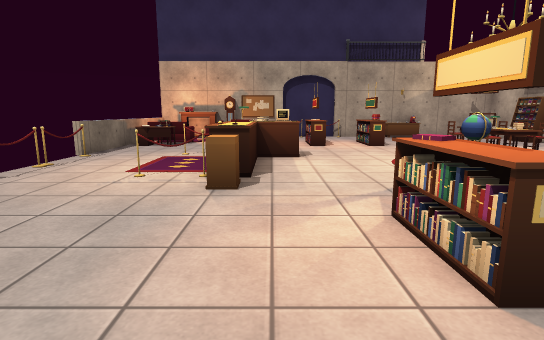
[1] (above)

16 first-person views from a walk through a Unity game level. The camera is 1.3 m above the floor, tilts 10° down and sees 80° across. Doors are open. The floor is counted in squares, 1 m on a side. Each view is taken from the middle of a square. On the plan, view 1 faces up. The plan holds only what a view shows up to about 14 squares ahead; the rest is blank. The place goes on beyond the plan. The player character is not drawn. Some surface patterns are stand-ins.

[2]
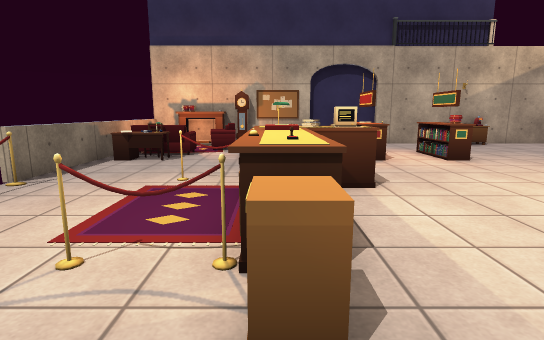

[3]
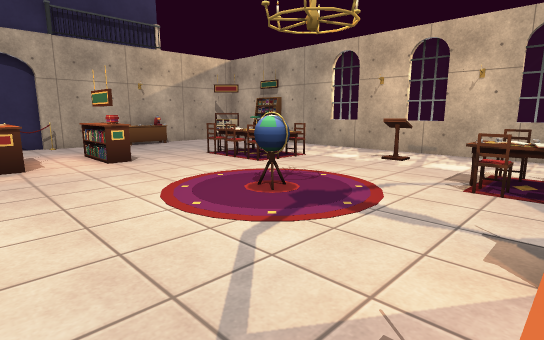

[4]
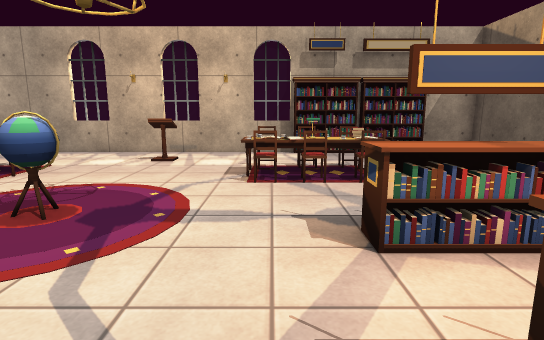

[5]
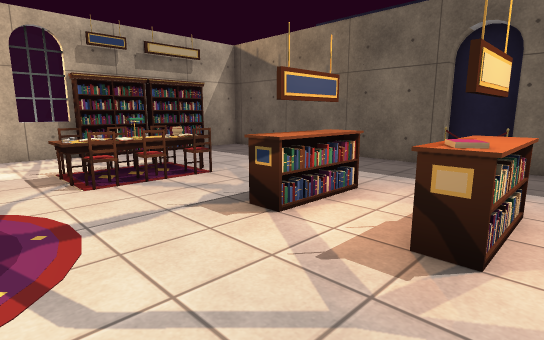

[6]
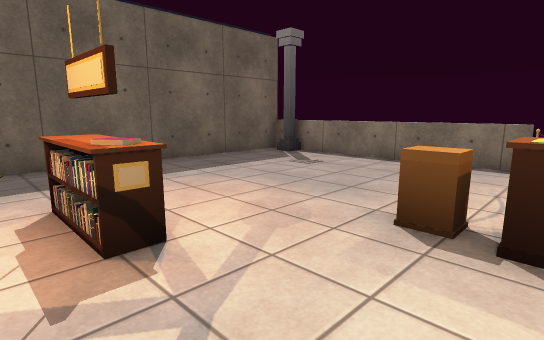

[7]
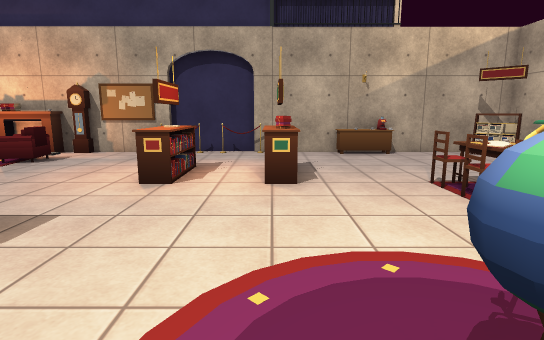

[8]
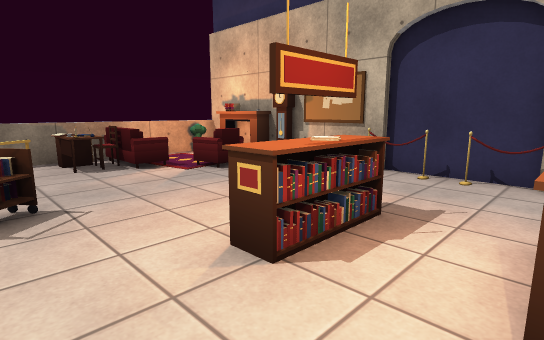

[9]
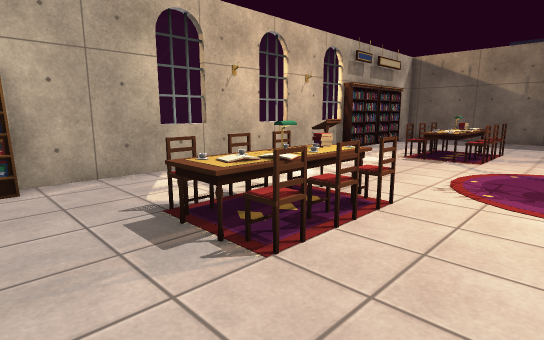

[10]
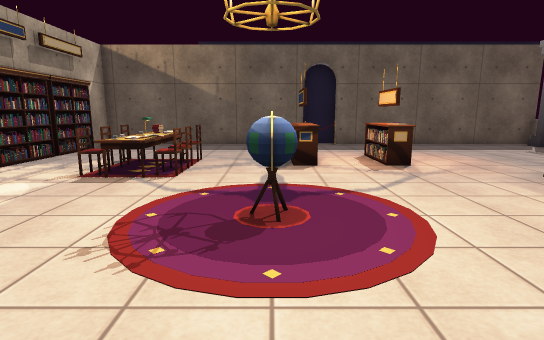

[11]
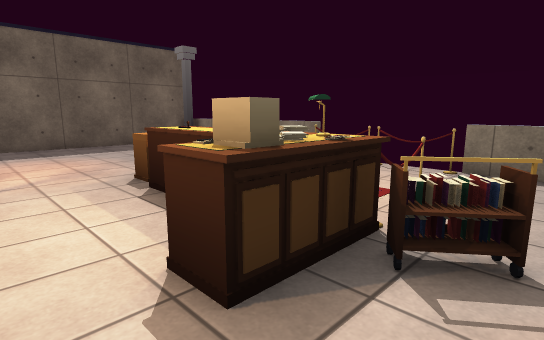

[12]
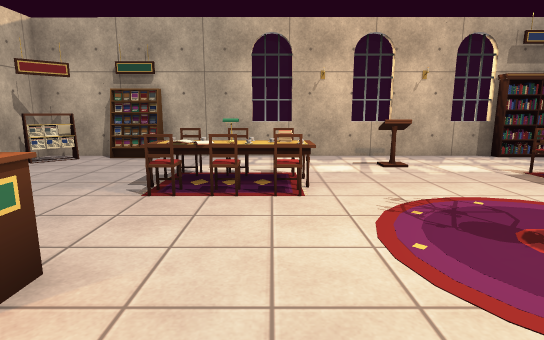

[13]
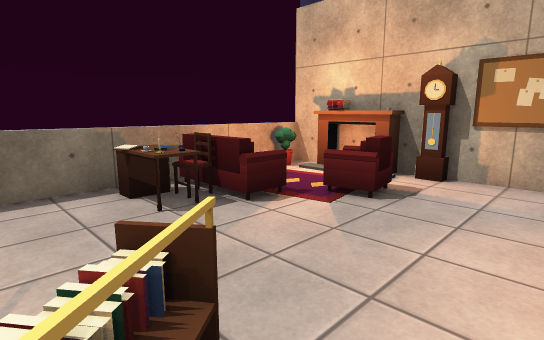

[14]
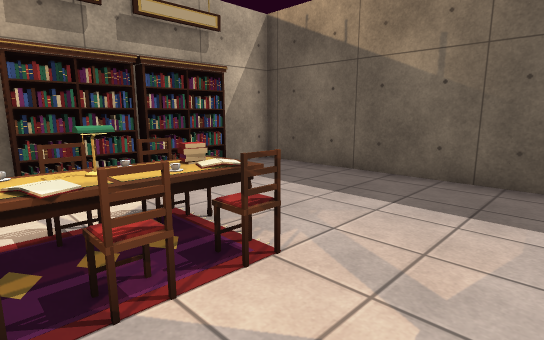

[15]
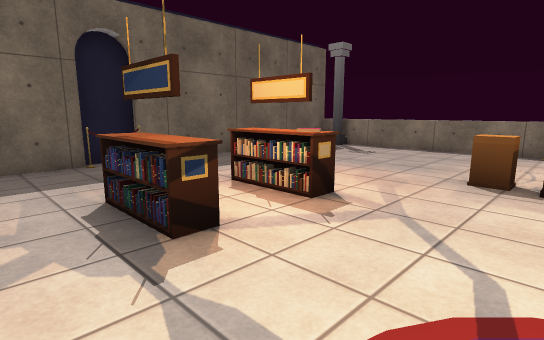

[16]
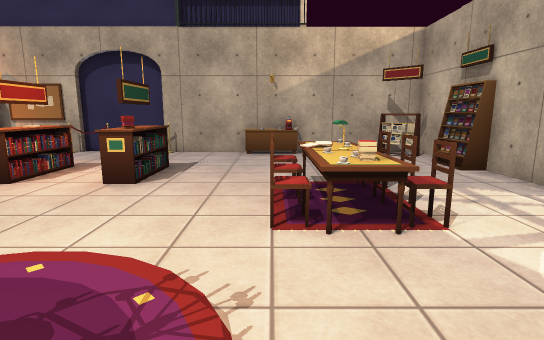

### Floor plan
Points are (right, up) in squares from view 1. A wall is a line through its corners. A room is listed if a view was taken in it or the views show most of it. See-through windows are left out.
Room 1 (views 1, 2, 3, 4, 5, 6, 7, 8, 9, 10, 11, 12, 13, 14, 15, 16)
walls: (11.9, 4.2) (11.9, 17.9) (8.4, 17.9); (3.2, -1.7) (11.9, -1.7) (11.9, 0); (3.5, 18.1) (0.5, 18.1); (2.3, -2.1) (3.7, -2.1); (0.6, 17.9) (-0.5, 17.9); (6.5, 17.9) (3.4, 17.9); (-2.4, 17.9) (-3.5, 17.9); (-5.9, -1.7) (2.8, -1.7)
low walls: (-0.9, 11.8) (-1.4, 11.4); (-1.1, 11.8) (-0.5, 11) (-0.9, 10.7); (-5.7, 7.9) (-5.7, 6); (-5.7, 9.9) (-5.7, 8); (-5.9, 6.1) (-5.9, -1.7); (3.8, 17.7) (2.4, 17.7); (1.8, 17.7) (0.4, 17.7); (-5.9, 17.5) (-5.9, 10)
ways out: gap at (-6, 6.5); gap at (-6, 9.5)
objects: other object (-6, -1) to (-5, -1); other object (-5, 13); other object (-5, 14); other object (-5, 15) to (-4, 15); other object (-5, 16) to (-4, 16); other object (-5, 17); other object (-5, 18); other object (-4, 12); other object (-4, 13); other object (-4, 14); other object (-4, 17) to (-3, 18); other object (-3, 7) to (-2, 7); other object (-3, 10) to (-2, 10); other object (-3, 15) to (-2, 16); other object (-2, 18); other object (-1, 6); other object (-1, 7) to (-1, 9); other object (-1, 10); other object (-1, 18); other object (0, 10) to (1, 10); other object (2, 2); other object (2, 3); other object (2, 4); other object (2, 13) to (2, 14); other object (2, 15); other object (4, 2); other object (4, 3); other object (4, 4); other object (4, 13) to (4, 14); other object (4, 15); other object (5, 8); other object (5, 9); other object (6, 17) to (7, 18); other object (7, 3); other object (7, 4); other object (7, 5); other object (7, 11); other object (7, 12); other object (7, 13); other object (8, 2); other object (8, 3); other object (8, 4); other object (8, 5); other object (8, 6); other object (8, 10) to (8, 11); other object (8, 12); other object (8, 13); other object (8, 18); other object (9, 11); other object (9, 12); other object (9, 13); other object (10, 8); other object (11, 17); other object (12, 1); other object (12, 3); other object (12, 15)

Positions as (right, up) in squares from view 1, and headings:
1: (0, 0), facing up
2: (-1, 4), facing up
3: (1, 4), facing up-right
4: (1, 5), facing right
5: (1, 7), facing down-right
6: (3, 7), facing down-left
7: (4, 7), facing up
8: (4, 11), facing up-left
9: (5, 15), facing down-right
10: (5, 12), facing down
11: (2, 12), facing down-left
12: (2, 11), facing right
13: (0, 11), facing up-left
14: (5, 5), facing down-right
15: (6, 7), facing down-left
16: (7, 7), facing up
